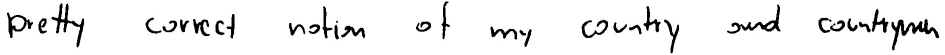
#> input picture data/raw/cvl/0001-1-7.jpg, 1890 x 110 px (shown at 1/2 size); its folder holds only this picture in this run
$ python -i feature_label.py   (imports and definitions only)
#> lines starting #> are read from the running program, lines starting #| are printed output that depends on the picture; after the words box and inside, x2 and y2 are one past the last pixel; in counts of white or black regions, pixels touching at a corner belong together
### src/common.py
import json, os, random, warnings
from pathlib import Path
import numpy as np, torch, yaml

DEFAULT_CONFIG = {"project":{"class_names":["happy","stressed","angry","calm","sad","confident"]},"preprocessing":{"imagenet_mean":[0.485,0.456,0.406],"imagenet_std":[0.229,0.224,0.225],"target_size":[224,224]},"feature_extractor":{"feature_dim":12,"cache_dir":"data/feature_cache"},"dataset":{"split_ratios":[0.70,0.15,0.15],"random_seed":42,"confidence_threshold":0.55}}

def deep_update(a,b):
    x=dict(a)
    for k,v in (b or {}).items():
        x[k]=deep_update(x[k],v) if isinstance(v,dict) and isinstance(x.get(k),dict) else v
    return x
def load_config(path="config.yaml"):
    if not Path(path).exists():
        warnings.warn("config.yaml not found; using defaults")
        return DEFAULT_CONFIG
    return deep_update(DEFAULT_CONFIG, yaml.safe_load(open(path, "r", encoding="utf-8")) or {})
def ensure_dir(path): Path(path).mkdir(parents=True, exist_ok=True); return Path(path)
def seed_everything(seed=42):
    random.seed(seed); np.random.seed(seed); torch.manual_seed(seed); torch.cuda.manual_seed_all(seed)
    os.environ["PYTHONHASHSEED"]=str(seed); torch.backends.cudnn.deterministic=True; torch.backends.cudnn.benchmark=False
def list_images(root):
    exts={".png",".jpg",".jpeg",".bmp",".tif",".tiff"}
    return sorted(str(p) for p in Path(root).rglob("*") if p.suffix.lower() in exts)
def save_json(obj,path):
    ensure_dir(Path(path).parent)
    json.dump(obj, open(path,"w",encoding="utf-8"), indent=2)

### src/preprocessing.py
import cv2, numpy as np
from common import load_config

def load_image(path):
#> called with path = '../data/raw/cvl/0001-1-7.jpg'
    img=cv2.imread(str(path),cv2.IMREAD_COLOR)
#> img is the input picture: shape (110, 1890, 3); min 0, max 255, mean 238
    if img is None: raise FileNotFoundError(path)
    return cv2.cvtColor(img, cv2.COLOR_BGR2RGB)
def to_gray(img): return img if img.ndim==2 else cv2.cvtColor(img, cv2.COLOR_RGB2GRAY)
def binarize(img): return cv2.threshold(to_gray(img),0,255,cv2.THRESH_BINARY_INV+cv2.THRESH_OTSU)[1]
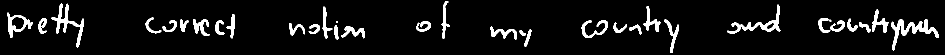
#> returned value: shape (110, 1890) (shown at 1/2 size); 6.6% white; 32 white regions (1 under 20 px), largest, box (x1, y1, x2, y2) and area: (1783, 38, 1878, 101) 1566, (103, 7, 168, 95) 1237, (1454, 9, 1561, 67) 1203
def deskew(b):
    pts=np.column_stack(np.where(b>0))
    if pts.shape[0] < 25: return b
    angle=cv2.minAreaRect(pts[:, ::-1].astype(np.float32))[-1]
    angle=90+angle if angle < -45 else angle
    if abs(angle) < 0.25: return b
    h,w=b.shape; M=cv2.getRotationMatrix2D((w//2,h//2), angle, 1.0)
    return cv2.warpAffine(b, M, (w,h), flags=cv2.INTER_CUBIC, borderMode=cv2.BORDER_CONSTANT, borderValue=0)
def crop_to_content(b):
    ys,xs=np.where(b>0)
    return [] if len(xs)==0 else [b[ys.min():ys.max()+1, xs.min():xs.max()+1]]
def resize(b,size=(224,224)):
    th,tw=size; h,w=b.shape[:2]
    if h==0 or w==0: return np.zeros((th,tw),dtype=np.uint8)
    s=min(tw/w, th/h); nw=max(1,int(round(w*s))); nh=max(1,int(round(h*s)))
    out=np.zeros((th,tw),dtype=np.uint8); r=cv2.resize(b,(nw,nh),interpolation=cv2.INTER_AREA)
    yo=(th-nh)//2; xo=(tw-nw)//2; out[yo:yo+nh, xo:xo+nw]=r; return out
def normalize(rgb, mean, std):
    x=rgb.astype(np.float32)/255.0; x=(x-np.array(mean,dtype=np.float32))/np.array(std,dtype=np.float32)
    return x.transpose(2,0,1).astype(np.float32)
# [5 lines left out: function preprocess, not called in this run]

### src/feature_label.py
import hashlib, cv2, numpy as np, pandas as pd
from pathlib import Path
from tqdm import tqdm
from common import ensure_dir, list_images, load_config
from preprocessing import load_image, binarize, deskew, crop_to_content, resize, to_gray

class FeatureExtractor:
    feature_names=["stroke_thickness_mean","stroke_thickness_std","slant_angle_mean","slant_angle_std","inter_letter_spacing_mean","inter_letter_spacing_std","baseline_deviation","loop_density","char_height_mean","char_height_std","ink_density","connected_component_count"]
    def __init__(self, config=None):
        self.config=config or load_config("config.yaml"); self.feature_dim=12; self.cache_dir=ensure_dir(self.config["feature_extractor"]["cache_dir"])
    def _cache_path(self,path): return self.cache_dir / (hashlib.sha256(str(Path(path).resolve()).encode()).hexdigest()[:16] + ".npy")
    def extract(self,path):
        cp=self._cache_path(path)
        if cp.exists():
            arr=np.load(cp)
            if arr.shape[0]==self.feature_dim: return arr.astype(np.float32)
            cp.unlink(missing_ok=True)
        img=load_image(path); b=binarize(img); b=deskew(b); b=resize((crop_to_content(b) or [b])[0], tuple(self.config["preprocessing"]["target_size"]))
#> after `b = deskew(b)`:
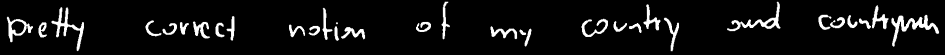
#> b: shape (110, 1890) (shown at 1/2 size); min 0, max 255, mean 16.9
#> after `b = resize((crop_to_content(b) or [b])[0], tuple(self.config['preproce`:
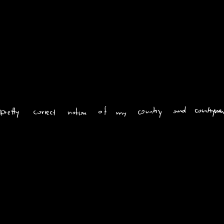
#> b: shape (224, 224); min 0, max 253, mean 1
        ink=(to_gray(np.stack([b,b,b],axis=-1))>0).astype(np.uint8)
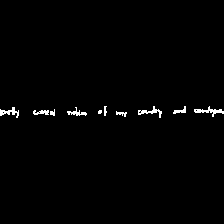
#> ink: shape (224, 224); values 0 (black) and 1 (white), 1.1% white in thin lines or dots, all inside (x1, y1, x2, y2) = (0, 106, 224, 118)
        dist=cv2.distanceTransform(ink, cv2.DIST_L2, 3); sv=dist[dist>0]
#> after `sv = dist[dist > 0]`: sv = 564 values, max 2.87 at index 265, min 0.955 at index 0, mean 1.14
        moments=cv2.moments(ink); angle=0.5*np.degrees(np.arctan2(2*moments.get("mu11",0.0),(moments.get("mu20",0.0)-moments.get("mu02",0.0))+1e-6))
#> after `moments = cv2.moments(ink)`: moments = moments, m00 564, centre m10/m00, m01/m00 = (113.3, 111.6)
#> after `angle = 0.5 * np.degrees(np.arctan2(2 * moments.get('mu11', 0.0), mome`: angle = -0.381
        gaps=[]; run=0
        for v in ink.sum(axis=0):
            if v==0: run+=1
            elif run: gaps.append(run); run=0
#> this loop made 224 passes
#> (v, run) on passes 20 to 31: (0, 1), (0, 2), (0, 3), (0, 4), (0, 5), (0, 6), (0, 7), (0, 8), (0, 9), (0, 10), (0, 11), (0, 12)
#> run on passes 61 to 66: 6, 7, 8, 9, 10, 11
#> after the loop, gaps = [14, 1, 12, 11, 2, 9, 11, 11, 8]; run = 0
        rows=np.where(ink.sum(axis=1)>0)[0]; baseline=float(np.std(rows-rows.mean())/max(1,ink.shape[0])) if rows.size else 0.0
#> after `rows = np.where(ink.sum(axis=1) > 0)[0]`: rows = [106, 107, 108, 109, 110, 111, 112, 113, 114, 115, 116, 117]
#> after `baseline = float(np.std(rows - rows.mean()) / max(1, ink.shape[0])) if`: baseline = 0.0154
        contours,hierarchy=cv2.findContours(ink, cv2.RETR_CCOMP, cv2.CHAIN_APPROX_SIMPLE); holes=int(np.sum(hierarchy[0][:,3]>=0)) if hierarchy is not None else 0
#> after `contours, hierarchy = cv2.findContours(ink, cv2.RETR_CCOMP, cv2.CHAIN_`: contours = 14 contours, 8 with area under 20; largest, box (x1, y1, x2, y2) and area: (194, 106, 224, 117) 76, (138, 106, 162, 118) 60, (0, 107, 19, 118) 58, (67, 107, 87, 116) 40, (33, 110, 49, 115) 36, (173, 106, 186, 114) 30
#> after `holes = int(np.sum(hierarchy[0][:, 3] >= 0)) if hierarchy is not None `: holes = 4
        _,_,stats,_=cv2.connectedComponentsWithStats(ink, connectivity=8); heights=[float(s[3]) for s in stats[1:] if s[4]>10]
#> after `_, _, stats, _ = cv2.connectedComponentsWithStats(ink, connectivity=8)`: stats = [[0, 0, 224, 224, 49612], [0, 107, 19, 11, 90], [67, 107, 20, 9, 70], [104, 106, 3, 10, 23], [138, 106, 24, 12, 92], [173, 106, 13, 8, 48], [194, 106, 30, 11, 114], [50, 109, 5, 7, 23], [33, 110, 16, 5, 56], [98, 110, 4, 4, 14], [116, 111, 11, 6, 34]]
#> after `heights = [float(s[3]) for s in stats[1:] if s[4] > 10]`: heights = [11, 9, 10, 12, 8, 11, 7, 5, 4, 6]
        feats=np.array([float(sv.mean()) if sv.size else 0.0,float(sv.std()) if sv.size else 0.0,abs(float(angle)),abs(float(angle))*0.1,float(np.mean(gaps)) if gaps else 0.0,float(np.std(gaps)) if gaps else 0.0,max(0.0,baseline),float(holes/max(1,len(contours))),float(np.mean(heights)) if heights else 0.0,float(np.std(heights)) if heights else 0.0,float(ink.mean()),float(len(heights))],dtype=np.float32)
#> feats = [1.14, 0.343, 0.381, 0.0381, 8.78, 4.21, 0.0154, 0.286, 8.3, 2.61, 0.0112, 10]
        feats[~np.isfinite(feats)] = 0.0; np.save(cp, feats); return feats

CENTROIDS={"happy":np.array([1.0,0.6,18.0,1.8,12.0,3.0,0.08,0.18,26.0,4.0,0.18,18.0],dtype=np.float32),"stressed":np.array([2.8,1.4,6.0,3.0,3.0,1.5,0.24,0.08,19.0,6.5,0.35,42.0],dtype=np.float32),"angry":np.array([3.2,1.6,11.0,5.2,5.0,3.8,0.32,0.05,22.0,9.5,0.34,38.0],dtype=np.float32),"calm":np.array([1.3,0.4,4.0,0.6,10.0,1.2,0.05,0.09,24.0,2.5,0.16,16.0],dtype=np.float32),"sad":np.array([1.6,0.8,2.0,1.2,8.0,2.4,0.17,0.05,20.0,4.8,0.14,14.0],dtype=np.float32),"confident":np.array([2.1,0.7,14.0,1.0,9.0,2.0,0.07,0.20,28.0,3.2,0.24,25.0],dtype=np.float32)}
def assign_label(f):
    s,_,sl,_,sp,_,base,loop,ch,chst,ink,_=np.asarray(f,dtype=np.float32)
    if s>2.2 and sp<5 and sl<9: return "stressed",1.0
    if s<1.6 and sp>9 and sl>12: return "happy",1.0
    if base>0.24 and chst>7: return "angry",1.0
    if base<0.08 and sp>8.5 and sl<7: return "calm",1.0
    if ink<0.17 and sl<5 and loop<0.08: return "sad",1.0
    if s>=1.8 and sl>=12 and ch>=24 and base<0.10: return "confident",1.0
    d={k:float(np.linalg.norm(f-v)) for k,v in CENTROIDS.items()}; k,m=min(d.items(), key=lambda x:x[1]); return k,float(max(0.0,min(0.999,1/(1+m/10))))
def generate_labels(data_dir, output_csv, config=None):
    config=config or load_config("config.yaml"); ex=FeatureExtractor(config); rows=[]
    for p in tqdm(list_images(data_dir), desc="Pseudo-labeling"):
        try:
            f=ex.extract(p); label,conf=assign_label(f); rows.append({"image_path":str(Path(p).resolve()),"dataset_name":"cvl" if "cvl" in [x.lower() for x in Path(p).parts] else "iam","label":label,"confidence_score":conf})
        except Exception as e:
            print(f"WARNING: skipping {p}: {e}")
    df=pd.DataFrame(rows); ensure_dir(Path(output_csv).parent); df.to_csv(output_csv,index=False); return df

>>> result = FeatureExtractor().extract('../data/raw/cvl/0001-1-7.jpg')
#> result has the same summary as feats in extract

$ run again, on data/raw/cvl/0001-1-9.jpg
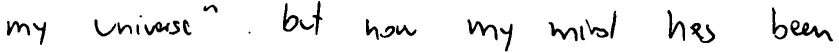
#> input picture data/raw/cvl/0001-1-9.jpg, 1678 x 105 px (shown at 1/2 size)
#> in load_image, img is the input picture: shape (105, 1678, 3); min 0, max 255, mean 238.6
#> in binarize, `def binarize(img): return cv2.threshold(to_gray(img),0,255,cv2.THRESH_..`:
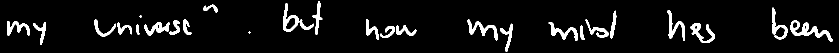
#> returned value: shape (105, 1678) (shown at 1/2 size); 6.4% white; 27 white regions (2 under 20 px), largest, box (x1, y1, x2, y2) and area: (1581, 41, 1666, 83) 1101, (935, 39, 995, 81) 733, (1380, 46, 1430, 86) 723
#> b: shape (224, 224)
#> in extract, `ink=(to_gray(np.stack([b,b,b],axis=-1))>0).astype(np.uint8)`:
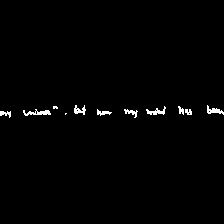
#> ink: shape (224, 224); values 0 (black) and 1 (white), 1.1% white in thin lines or dots, all inside (x1, y1, x2, y2) = (0, 105, 224, 118)
#> sv = 551 values, max 2.74 at index 374, min 0.955 at index 0, mean 1.15
#> moments = moments, m00 551, centre m10/m00, m01/m00 = (114.6, 111.4)
#> angle = -0.469
#> the loop in extract, `for v in ink.sum(axis=0):` made 224 passes
#> (v, run) on passes 12 to 19: (0, 1), (0, 2), (0, 3), (0, 4), (0, 5), (0, 6), (0, 7), (0, 8)
#> after the loop in extract, `for v in ink.sum(axis=0):`: gaps = [12, 2, 7, 7, 11, 12, 8, 12, 1, 15]; run = 0
#> rows = [105, 106, 107, 108, 109, 110, 111, 112, 113, 114, 115, 116, 117]
#> baseline = 0.0167
#> contours = 17 contours, 9 with area under 20; largest, box (x1, y1, x2, y2) and area: (23, 109, 51, 116) 68, (207, 105, 224, 115) 54, (146, 106, 166, 115) 54, (74, 105, 86, 115) 45, (124, 109, 138, 118) 32, (97, 109, 112, 116) 32, (0, 111, 11, 118) 27, (185, 109, 192, 115) 20
#> holes = 6
#> stats = [[0, 0, 224, 224, 49625], [74, 105, 12, 10, 65], [207, 105, 17, 10, 77], [53, 106, 5, 3, 13], [146, 106, 20, 9, 81], [178, 106, 6, 9, 32], [23, 109, 28, 7, 98], [97, 109, 15, 7, 51], [124, 109, 14, 9, 54], [185, 109, 7, 6, 32], [0, 111, 11, 7, 45], [65, 113, 2, 2, 3]]
#> heights = [10, 10, 3, 9, 9, 7, 7, 9, 6, 7]
#> feats = [1.15, 0.349, 0.469, 0.0469, 8.7, 4.34, 0.0167, 0.353, 7.7, 2.05, 0.011, 10]
#> result has the same summary as feats in extract

$ run again, on data/raw/cvl/0001-2-0.jpg
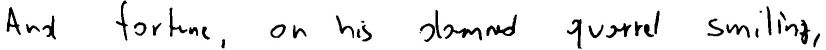
#> input picture data/raw/cvl/0001-2-0.jpg, 1652 x 99 px (shown at 1/2 size)
#> in load_image, img is the input picture: shape (99, 1652, 3); min 0, max 255, mean 237.4
#> in binarize, `def binarize(img): return cv2.threshold(to_gray(img),0,255,cv2.THRESH_..`:
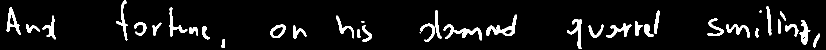
#> returned value: shape (99, 1652) (shown at 1/2 size); 6.9% white; 37 white regions (2 under 20 px), largest, box (x1, y1, x2, y2) and area: (973, 29, 1034, 72) 796, (887, 49, 964, 81) 774, (1134, 38, 1164, 97) 568
#> b: shape (224, 224)
#> in extract, `ink=(to_gray(np.stack([b,b,b],axis=-1))>0).astype(np.uint8)`:
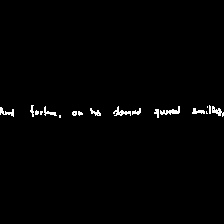
#> ink: shape (224, 224); values 0 (black) and 1 (white), 1.2% white in thin lines or dots, all inside (x1, y1, x2, y2) = (0, 105, 224, 118)
#> sv = 607 values, max 2.87 at index 90, min 0.955 at index 0, mean 1.11
#> moments = moments, m00 607, centre m10/m00, m01/m00 = (119.7, 111.7)
#> angle = -0.293
#> the loop in extract, `for v in ink.sum(axis=0):` made 224 passes
#> (v, run) on passes 15 to 22: (0, 1), (0, 2), (0, 3), (0, 4), (0, 5), (0, 6), (0, 7), (0, 8)
#> after the loop in extract, `for v in ink.sum(axis=0):`: gaps = [16, 1, 1, 1, 2, 11, 1, 7, 12, 1, 13, 1, 12, 1, 1, 1]; run = 0
#> rows = [105, 106, 107, 108, 109, 110, 111, 112, 113, 114, 115, 116, 117]
#> baseline = 0.0167
#> contours = 23 contours, 15 with area under 20; largest, box (x1, y1, x2, y2) and area: (160, 106, 180, 115) 54, (113, 106, 131, 116) 48, (212, 106, 224, 117) 43, (0, 107, 14, 117) 35, (192, 108, 205, 114) 31, (90, 108, 101, 116) 28, (44, 106, 57, 116) 28, (132, 108, 141, 115) 21
#> holes = 5
#> stats = 19 rows, first 6: [0, 0, 224, 224, 49569], [30, 105, 4, 12, 28], [209, 105, 2, 9, 17], [0, 107, 14, 10, 61], [44, 106, 13, 10, 48], [113, 106, 18, 10, 75]
#> heights = [12, 9, 10, 10, 10, 9, 11, 8, 7, 9, 6, 5, 5, 5]
#> feats = [1.11, 0.315, 0.293, 0.0293, 5.12, 5.45, 0.0167, 0.217, 8.29, 2.25, 0.0121, 14]
#> result has the same summary as feats in extract

$ run again, on data/raw/cvl/0001-7-1.jpg
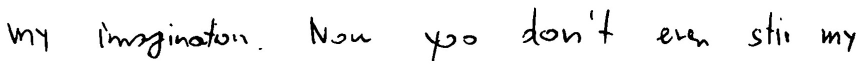
#> input picture data/raw/cvl/0001-7-1.jpg, 1723 x 128 px (shown at 1/2 size)
#> in load_image, img is the input picture: shape (128, 1723, 3); min 0, max 255, mean 240.9
#> in binarize, `def binarize(img): return cv2.threshold(to_gray(img),0,255,cv2.THRESH_..`:
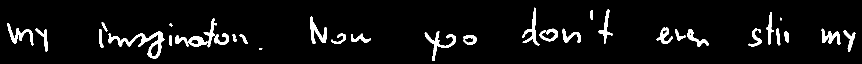
#> returned value: shape (128, 1723) (shown at 1/2 size); 5.5% white; 34 white regions (1 under 20 px), largest, box (x1, y1, x2, y2) and area: (216, 62, 329, 117) 1538, (849, 62, 912, 122) 824, (620, 33, 653, 88) 694
#> b: shape (224, 224)
#> in extract, `ink=(to_gray(np.stack([b,b,b],axis=-1))>0).astype(np.uint8)`:
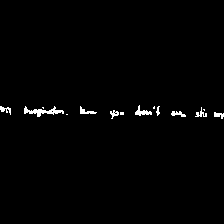
#> ink: shape (224, 224); values 0 (black) and 1 (white), 1.2% white; 14 white regions (5 under 20 px)
#> sv = 594 values, max 2.87 at index 201, min 0.955 at index 0, mean 1.19
#> moments = moments, m00 594, centre m10/m00, m01/m00 = (107.2, 111.9)
#> angle = 0.988
#> the loop in extract, `for v in ink.sum(axis=0):` made 224 passes
#> (v, run) on passes 12 to 19: (0, 1), (0, 2), (0, 3), (0, 4), (0, 5), (0, 6), (0, 7), (0, 8)
#> after the loop in extract, `for v in ink.sum(axis=0):`: gaps = [13, 2, 12, 13, 1, 11, 1, 1, 11, 9, 7]; run = 0
#> rows = [105, 106, 107, 108, 109, 110, 111, 112, 113, 114, 115, 116, 117, 118]
#> baseline = 0.018
#> contours = 17 contours, 9 with area under 20; largest, box (x1, y1, x2, y2) and area: (24, 106, 64, 117) 126, (135, 105, 152, 116) 56, (80, 106, 97, 114) 37, (171, 111, 186, 117) 33, (110, 110, 119, 119) 28, (214, 112, 224, 119) 27, (0, 106, 11, 115) 26, (195, 107, 207, 117) 22
#> holes = 3
#> stats = 15 rows, first 6: [0, 0, 224, 224, 49582], [135, 105, 17, 11, 79], [0, 106, 11, 9, 48], [24, 106, 40, 11, 176], [42, 107, 2, 2, 3], [80, 106, 17, 8, 59]
#> heights = [11, 9, 11, 8, 10, 10, 9, 6, 3, 7]
#> feats = [1.19, 0.398, 0.988, 0.0988, 7.36, 4.9, 0.018, 0.176, 8.4, 2.37, 0.0118, 10]
#> result has the same summary as feats in extract
